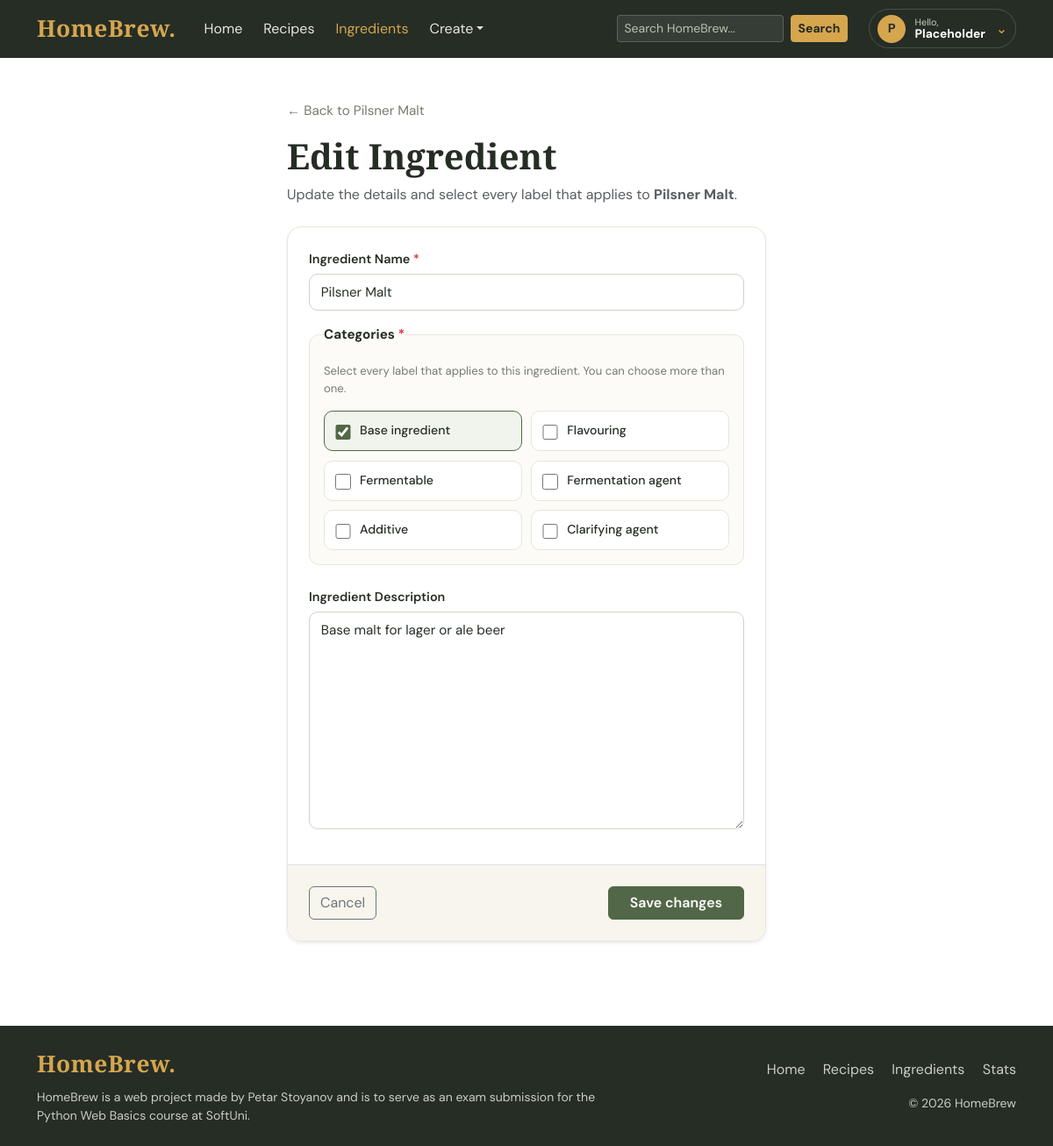
The app's page /catalog/1/edit/ with its own data.
### catalog/models.py (models this page shows, shortened)
class Ingredient(TimestampMixin):
    class CategoryChoices(models.TextChoices):
        BASE = "Base", "Base ingredient"
        FLAVOURING = "Flavouring", "Flavouring"
        FERMENTABLE = "Fermentable", "Fermentable"
        FERMENTATION_AGENT = "Fermentation Agent", "Fermentation agent"
        ADDITIVE = "Additive", "Additive"
        CLARIFYING_AGENT = "Clarifying Agent", "Clarifying agent"
    name = models.CharField(max_length=50)
    categories = models.JSONField(default=list)
    description = models.TextField(blank=True, null=True)

### catalog/views.py (the view)
# urls.py: path('edit/', IngredientEditView.as_view(), name='ingredient-edit'),
class IngredientEditView(UpdateView):
    model = Ingredient
    success_url = reverse_lazy('catalog:ingredient-list')
    form_class = IngredientForm
    template_name = 'catalog/ingredient-edit.html'
    context_object_name = 'ingredient'

### catalog/forms.py
class IngredientForm(ModelForm):
    categories = forms.MultipleChoiceField(choices=Ingredient.CategoryChoices.choices, widget=forms.CheckboxSelectMultiple, label='Categories')
    class Meta:
        model = Ingredient
        exclude = ['created_at', 'updated_at']
        labels = {'name': 'Ingredient Name',
                  'description': 'Ingredient Description'}
        widgets = {"name": forms.TextInput(attrs={'placeholder': 'Ingredient Name'}),
                   "description": forms.Textarea(attrs={'placeholder': 'Tell us about this ingredient...'}),
                   'categories': forms.CheckboxSelectMultiple(),
                   }

### templates/catalog/ingredient-edit.html (shortened to what this page needs)
{% extends 'base.html' %}
{% block content %}
<div class="container py-5">
    <div class="row justify-content-center">
        <div class="col-lg-7 col-xl-6">
            <a href="{% url 'catalog:ingredient-details' ingredient.pk %}" class="back-link">
                &larr; Back to {{ ingredient.name }}
            </a>
            <h1 class="display-6 fw-bold mt-3">Edit Ingredient</h1>
            <p class="text-muted mb-4">Update the details and select every label that applies to <strong>{{ ingredient.name }}</strong>.</p>
            <form method="post" class="hb-form hb-panel shadow-sm">
                <div class="hb-panel-body">
                    {% include 'partials/_ingredient_form_fields.html' %}
                </div>
                <div class="border-top p-4 d-flex justify-content-between gap-2"
                     style="background: var(--brew-cream); border-radius: 0 0 16px 16px;">
                    <a href="{% url 'catalog:ingredient-details' ingredient.pk %}"
                       class="btn btn-outline-secondary">Cancel</a>
                    <button type="submit" class="btn btn-brew-green px-4">Save changes</button>
                </div>
            </form>
        </div>
    </div>
</div>
{% endblock %}

### templates/partials/_field.html (shortened to what this page needs)
{% if field.name == 'categories' %}
    <fieldset class="mb-4 category-fieldset {% if field.errors %}has-error{% endif %}"
              aria-describedby="{{ field.auto_id }}_help {% if field.errors %}{{ field.auto_id }}_errors{% endif %}">
        <legend class="form-label mb-1">
            {{ field.label }}
            {% if field.field.required %}<span class="text-danger">*</span>{% endif %}
        </legend>
        <p class="field-help mt-0 mb-3" id="{{ field.auto_id }}_help">
            Select every label that applies to this ingredient. You can choose more than one.
        </p>
        <div class="category-choice-grid">
            {{ field }}
        </div>
    </fieldset>
{% else %}
    <div class="mb-3 {% if field.errors %}has-error{% endif %}">
        <label for="{{ field.id_for_label }}" class="form-label">
            {{ field.label }}
            {% if field.field.required %}<span class="text-danger">*</span>{% endif %}
        </label>
        {{ field }}
    </div>
{% endif %}

### static/css/style.css (style rules this page uses)
:root { --brew-dark: #252d25; --brew-green: #526747; --brew-gold: #d6a64f; --brew-cream: #f8f5ed; --brew-muted: #77796f; --brew-line: #e9e5d9; --brew-danger: #b3261e; }
body { font-family: 'DM Sans', sans-serif; color: var(--brew-dark); background: #fff; display: flex; flex-direction: column; min-height: 100vh; }
h1, h2, h3, .brand { font-family: 'Playfair Display', serif; }
a { color: var(--brew-green); }
.btn-brew-green { background: var(--brew-green); color: #fff; border: 1px solid var(--brew-green); font-weight: 600; }
.back-link { color: var(--brew-muted); text-decoration: none; font-size: 0.95rem; }
.hb-panel { background: #fff; border: 1px solid var(--brew-line); border-radius: 16px; }
.hb-panel-body { padding: 1.5rem; }
.hb-form label { font-weight: 600; font-size: 0.9rem; margin-bottom: 0.35rem; }
.hb-form input:not([type=checkbox]):not([type=radio]):not([type=file]):not([type=hidden]), .hb-form select, .hb-form textarea { display: block; width: 100%; padding: 0.55rem 0.8rem; font-size: 0.95rem; color: var(--brew-dark); background-color: #fff; border: 1px solid #cfd4c8; border-radius: 10px; transition: border-color 0.15s, box-shadow 0.15s; }
.hb-form textarea { min-height: 130px; }
.hb-form input[type=checkbox] { width: 1.1rem; height: 1.1rem; accent-color: var(--brew-danger); }
.field-help { color: var(--brew-muted); font-size: 0.82rem; margin-top: 0.3rem; }
.category-fieldset { min-width: 0; padding: 1rem; border: 1px solid var(--brew-line); border-radius: 12px; background: #fcfbf7; }
.category-fieldset legend { float: none; width: auto; padding: 0; font-size: 0.95rem; font-weight: 700; }
.category-choice-grid #id_categories { display: grid; grid-template-columns: repeat(2, minmax(0, 1fr)); gap: 0.65rem; }
.category-choice-grid #id_categories > div { min-width: 0; padding: 0.75rem; border: 1px solid var(--brew-line); border-radius: 10px; background: #fff; transition: border-color 0.15s, background-color 0.15s; }
.category-choice-grid #id_categories > div:has(input:checked) { border-color: var(--brew-green); background: #f0f4ec; }
.hb-form .category-choice-grid #id_categories label { display: flex; align-items: flex-start; gap: 0.65rem; margin: 0; font-size: 0.88rem; font-weight: 500; line-height: 1.35; cursor: pointer; }
.hb-form .category-choice-grid #id_categories input[type="checkbox"] { flex: 0 0 auto; width: 1.1rem; height: 1.1rem; margin: 0.15rem 0 0; accent-color: var(--brew-green); }

### records on screen
Ingredient: name "Pilsner Malt", categories "☑ ☐ ☐ ☐ ☐ ☐", description "Base malt for lager or ale beer"

### other values on screen
{{ field.label }} "Ingredient Name Ingredient Description"
{{ field.label }} "Categories"
